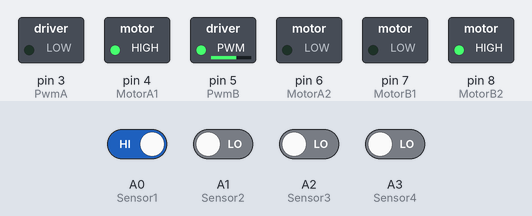
The sketch below on a simulated Arduino Uno, built with avr-gcc and run on an emulated ATmega328P. Shown: switched loads named in the sketch (green lamp = pin HIGH). Inputs (shaded band) come from the test bench; at power-on: A0 (Sensor1) HIGH, A1 (Sensor2), A2 (Sensor3), A3 (Sensor4) LOW.

Above: at 1.2 s.
1.3 s: A0 (Sensor1) driven LOW
At 2.5 s:
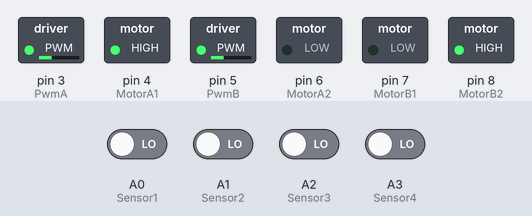
2.8 s: A1 (Sensor2) driven HIGH
At 3.7 s:
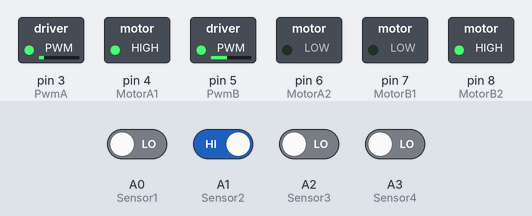
4.3 s: A0 (Sensor1) driven HIGH
At 4.8 s:
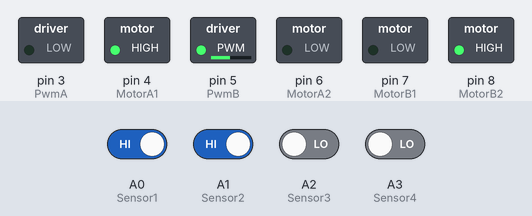
5.8 s: A0 (Sensor1) driven LOW and A1 (Sensor2) driven LOW and A2 (Sensor3) driven HIGH and A3 (Sensor4) driven HIGH
At 7.0 s:
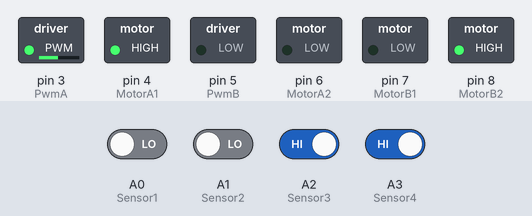
7.3 s: A2 (Sensor3) driven LOW
At 8.3 s:
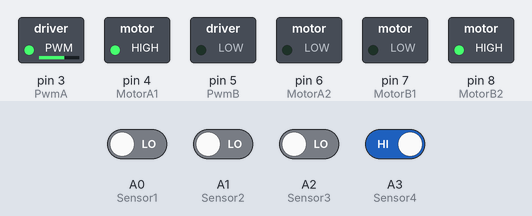
8.8 s: A2 (Sensor3) driven HIGH
At 9.5 s:
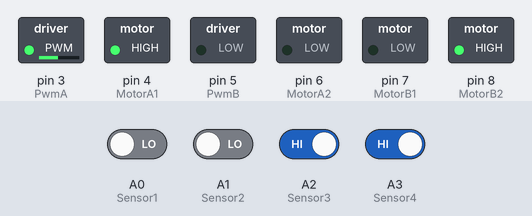
Timing chart, 0 to 11.3 s (numbered marks = the images above; inputs shaded):
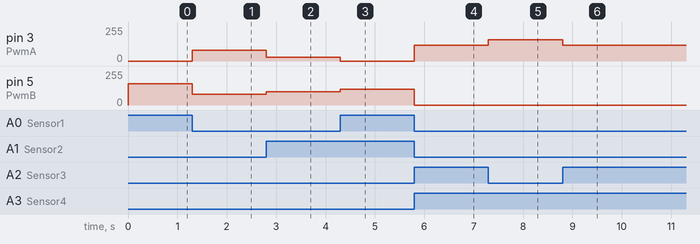

Measured:
- after the input at 1.3 s, pin 3 (PwmA): 0/255 → 80/255 at once; pin 5 (PwmB): 160/255 → 80/255 at once
- after the input at 2.8 s, pin 3 (PwmA): 80/255 → 30/255 at once; pin 5 (PwmB): 80/255 → 100/255 at once
- after the input at 4.3 s, pin 3 (PwmA): 30/255 → 0/255 at once; pin 5 (PwmB): 100/255 → 120/255 at once
- after the input at 5.8 s, pin 3 (PwmA): 0/255 → 120/255 at once; pin 5 (PwmB): 120/255 → 0/255 at once
- after the input at 7.3 s, pin 3 (PwmA): 120/255 → 160/255 at once
- after the input at 8.8 s, pin 3 (PwmA): 160/255 → 120/255 at once

The sketch:

sketch_may24a.ino
```cpp
//teste para programação do robô

#define Sensor1 A0//sensor 1 na entrada digital 0
#define Sensor2 A1//sensor 2 na entrada digital 1
#define Sensor3 A2//sensor 3 na entrada digital 2
#define Sensor4 A3//sensor 3 na entrada digital 2

#define PwmA 3//Enable do motor A no pino 11(controle de velocidade)
#define PwmB 5//Enable do motor B no pino 3 (controle de velocidade)

#define MotorA1 4 //vcc ou gnd(sentido de rotação motor A)
#define MotorA2 6//vcc ou gnd(sentido de rotação motor A)

#define MotorB1 7//vcc ou gnd(sentido de rotação motor B)
#define MotorB2 8//vcc ou gnd(sentido de rotação motor B)

#define Botao 13//botão para iniciar movimento no pino digital 13

#define TRIGGER_PIN 9
#define ECHO_PIN 12


                    //Determinado a velocidade inicial dos motores//

int ValorPwmA = 200;//2,94V chegando no motor
int ValorPwmB = 200;//2,94V chegando no motor


void setup() {
  Serial.begin(9600);
  pinMode(MotorA1, OUTPUT);//saída
  pinMode(MotorA2, OUTPUT);//saída
  pinMode(MotorB1, OUTPUT);//saída
  pinMode(MotorB2, OUTPUT);//saída
  pinMode(Sensor1, INPUT);//entrada
  pinMode(Sensor2, INPUT);//entrada
  pinMode(Sensor3, INPUT);//entrada
  pinMode(Sensor4, INPUT);//entrada
  pinMode(Botao, INPUT_PULLUP);//entrada
  pinMode(TRIGGER_PIN, OUTPUT);
  pinMode(ECHO_PIN, INPUT);
  digitalWrite(MotorA1, HIGH);
  digitalWrite(MotorA2, LOW);
  digitalWrite(MotorB1, LOW);
  digitalWrite(MotorB2, HIGH);


}
void loop() {

     // Serial.println(".");

      bool ValorSensor1 = digitalRead(Sensor1);
      bool ValorSensor2 = digitalRead(Sensor2);
      bool ValorSensor3 = digitalRead(Sensor3);
      bool ValorSensor4 = digitalRead(Sensor4);
      //*/

    //preto == 1;

    //}

      if(!ValorSensor1&&!ValorSensor2&&!ValorSensor3&&!ValorSensor4){ // 0000
        analogWrite(PwmA, 80);
        analogWrite(PwmB, 80);
      }
        if(!ValorSensor1&&ValorSensor2&&!ValorSensor3&&!ValorSensor4){//0100
        analogWrite(PwmA, 30);
        analogWrite(PwmB, 100);
      }
        if(!ValorSensor1&&!ValorSensor2&&ValorSensor3&&!ValorSensor4){//0010
        analogWrite(PwmA, 100);
        analogWrite(PwmB, 30);
      }
        if(ValorSensor1&&!ValorSensor2&&!ValorSensor3&&!ValorSensor4){//1000
        analogWrite(PwmA, 0);
        analogWrite(PwmB, 160);
      }
        if(!ValorSensor1&&!ValorSensor2&&!ValorSensor3&&ValorSensor4){//0001
        analogWrite(PwmA, 160);
        analogWrite(PwmB, 0);
      }
        if(ValorSensor1&&ValorSensor2&&!ValorSensor3&&!ValorSensor4){//1100
        analogWrite(PwmA, 0);
        analogWrite(PwmB, 120);
      }
        if(!ValorSensor1&&!ValorSensor2&&ValorSensor3&&ValorSensor4){//0011
        analogWrite(PwmA, 120);
        analogWrite(PwmB, 0);
      }


}
```
